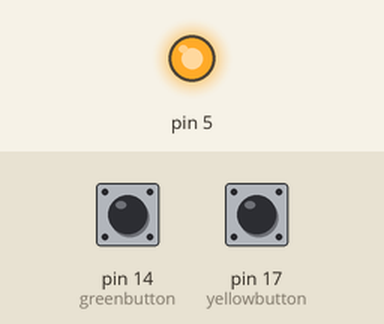
Simulated run of this sketch. Board: Arduino Uno, built with avr-gcc and run on an emulated ATmega328P. Shown: output pins drawn as LEDs (lit = HIGH). The inputs (shaded band) are chosen by the test bench; at power-on: pin 14 (greenbutton) HIGH, pin 17 (yellowbutton) HIGH.

Above: at 1.2 s.
1.3 s: pin 14 (greenbutton) pulled LOW for 3.2 s
At 1.9 s:
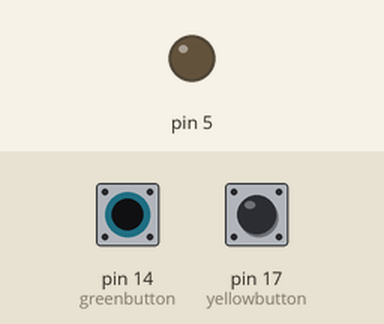
6.2 s: pin 14 (greenbutton) pulled LOW for 0.15 s
At 6.9 s:
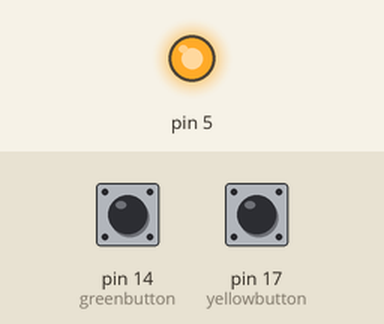
Timing chart, 0 to 9.2 s (numbered marks = the images above; inputs shaded):
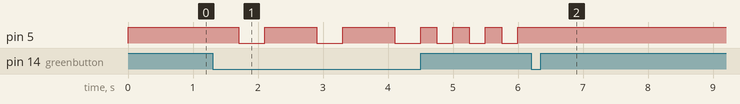

The sketch:

week1.ino
```cpp
// Counts number of button presses
// output count to serial
// blink a led according to count

const int yellowbutton = 17;                    // yellow button is connected to pin 17
const int greenbutton = 14;
const int yellowledPin = 13;                      // led on pin 13
int yellowbuttonPresses = 0;                // how many times the button has been pressed
int greenbuttonPresses = 0;                // how many times the button has been pressed
int lastyellowPressCount = 0;               // to keep track of last press count

int yellowledstate = LOW;             // yellowledstate used to set the LED
int greenledstate = LOW;

// Generally, you should use "unsigned long" for variables that hold time
// The value will quickly become too large for an int to store
unsigned long yellowpreviousMillis = 0;        // will store last time LED was updated
unsigned long greenpreviousMillis = 0;        // will store last time LED was updated

// constants won't change :
const long yellowinterval = 1250;           // yellowinterval at which to blink (milliseconds)
const long greeninterval = 250;           // yellowinterval at which to blink (milliseconds)

void yellowsetup() {
  pinMode(yellowbutton, INPUT);          // Set the yellow button pin as input
  digitalWrite(yellowbutton, HIGH);
}

void greensetup() {
  DDRD |= (1 << DDD5);
  pinMode(greenbutton,INPUT_PULLUP);
}

void setup(){
  yellowsetup();
  greensetup();
}

void loopyellow(){
  if (digitalRead(yellowbutton) == LOW)  // check if button C was pressed
  {
    yellowbuttonPresses++;                  // increment yellowbuttonPresses count
    delay(400);                       // debounce switch
  }
  if (yellowbuttonPresses == 3) yellowbuttonPresses = 0;         // rollover every third press
    if (yellowbuttonPresses == 1){
      digitalWrite(yellowledPin, HIGH);
      }
    if (yellowbuttonPresses == 2){
        unsigned long yellowcurrentMillis = millis();

  if (yellowcurrentMillis - yellowpreviousMillis >= yellowinterval) {
    // save the last time you blinked the yellow LED
    yellowpreviousMillis = yellowcurrentMillis;

    // if the LED is off turn it on and vice-versa:
    if (yellowledstate == LOW) {
      yellowledstate = HIGH;
    } else {
      yellowledstate = LOW;
    }
    // set the LED with the yellowledstate of the variable:
    digitalWrite(yellowledPin, yellowledstate);                     // wait again
    }
    }
    if ((yellowbuttonPresses == 3)||(yellowbuttonPresses == 0)){
      digitalWrite(yellowledPin, LOW);       // turn off led
    }
    lastyellowPressCount = yellowbuttonPresses;    // track last press count
}

void loopgreen(){
  if (digitalRead(greenbutton) == LOW)  // check if button A was pressed
  {
    greenbuttonPresses++;                  // increment greenbuttonPresses count
    delay(400);                       // debounce switch
  }
  if (greenbuttonPresses == 3) greenbuttonPresses = 0;
  if (greenbuttonPresses == 1){
  PORTD &= ~(1 << PORTD5); // Turn ON
  }
    if (greenbuttonPresses == 2){
        unsigned long greencurrentMillis = millis();

  if (greencurrentMillis - greenpreviousMillis >= greeninterval) {
    // save the last time you blinked the green LED
    greenpreviousMillis = greencurrentMillis;

    // if the LED is off turn it on and vice-versa:
    if (PORTD == (PORTD|(1<<PORTD5))) {
      PORTD &= ~(1 << PORTD5);
    } else {
      PORTD |= (1 << PORTD5);;
    }
    }
}
if ((greenbuttonPresses == 3)||(greenbuttonPresses == 0)){
      PORTD |= (1 << PORTD5);
    }
    lastyellowPressCount = yellowbuttonPresses;    // track last press count

}
void loop(){
  loopyellow();
  loopgreen();
}
```

Measured:
- after the input at 1.3 s, pin 5: HIGH → LOW after 0.40 s, then repeats every 1.2 s: HIGH 0.80 s, LOW 0.40 s
- after the input at 6.2 s, pin 5: stops changing and stays HIGH
